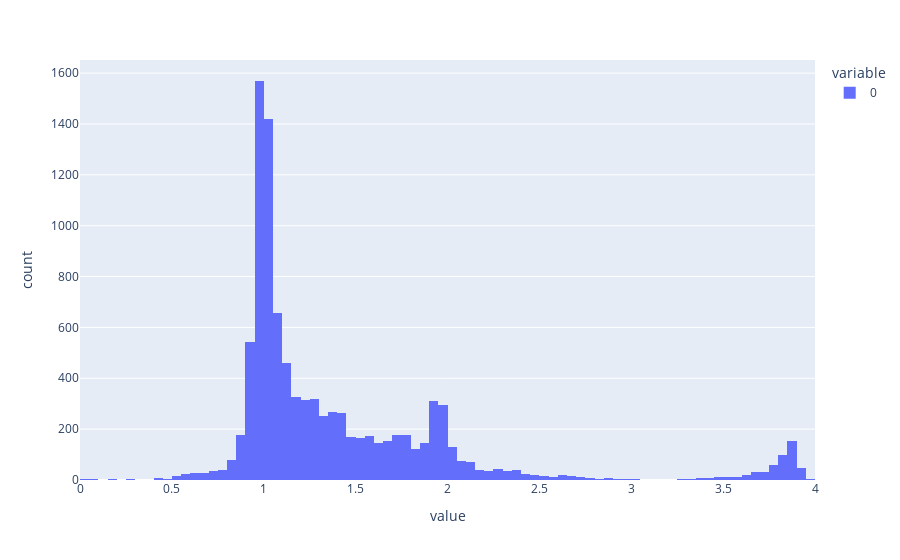

Notebook code cell kept with this figure:
### Code cell
px.histogram(pz)

### Figure 1 — Plotly figure (JSON) as saved in the notebook; plotly's stock layout.template omitted (floating-point values rounded to 4 significant figures; data arrays with more than 128 entries replaced by an {"elided": "..."} marker saying what was removed)
{"data": [{"alignmentgroup": "True", "bingroup": "x", "hovertemplate": "variable=0<br>value=%{x}<br>count=%{y}<extra></extra>", "legendgroup": "0", "marker": {"color": "#636efa", "pattern": {"shape": ""}}, "name": "0", "offsetgroup": "0", "orientation": "v", "showlegend": true, "type": "histogram", "x": {"elided": "10000 float values"}, "xaxis": "x", "yaxis": "y"}], "layout": {"barmode": "relative", "legend": {"title": {"text": "variable"}, "tracegroupgap": 0}, "margin": {"t": 60}, "xaxis": {"anchor": "y", "domain": [0, 1], "title": {"text": "value"}}, "yaxis": {"anchor": "x", "domain": [0, 1], "title": {"text": "count"}}}}
